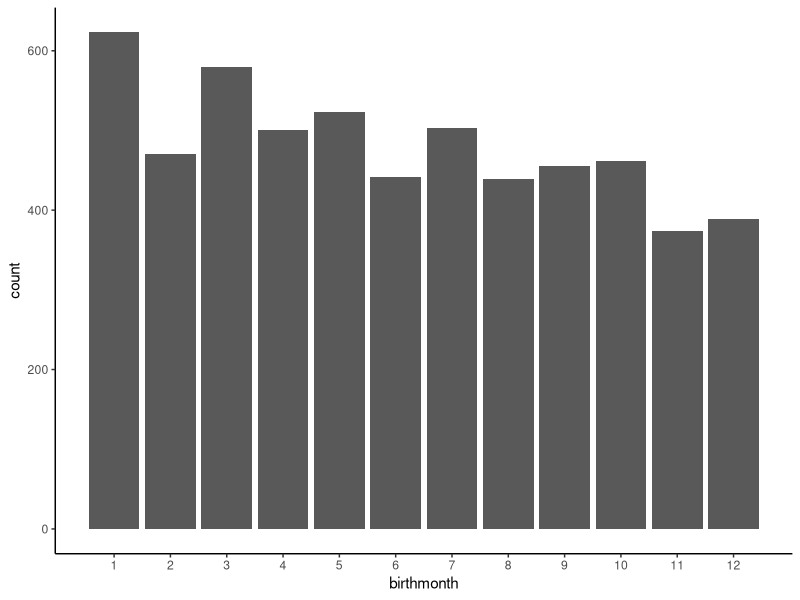
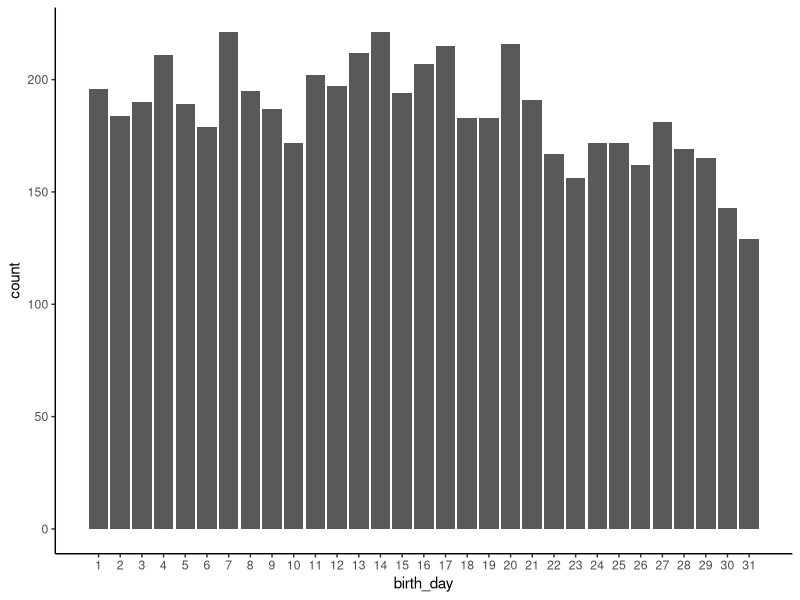

Recreate these plots in R, in order.
##### Description #####
# An R script to look at unique player names

##### Libraries #####
{
  library(lubridate)
  library(readr)
  library(tidyverse)
}

##### Load Data #####
player_data <- read_csv("cleaned_data/nrl/player_data.csv")

##### Analysis #####
###### Birthdates ######
player_data |>
  group_by(birthdate) |>
  summarise(count = n(), .groups = "drop") |>
  arrange(desc(count)) |>
  drop_na() |>
  View()

###### Birth months ######
player_data |>
  mutate(birthmonth = as.numeric(month(birthday))) |>
  group_by(birthmonth) |>
  summarise(count = n(), .groups = "drop") |>
  arrange(desc(count)) |>
  drop_na() |>
  ggplot() +
  geom_bar(aes(x = birthmonth, y = count), stat = "identity") +
  theme_classic() +
  scale_x_continuous(breaks = 1:12)

###### Birth days ######
player_data |>
  mutate(birth_day = as.numeric(day(birthday))) |>
  group_by(birth_day) |>
  summarise(count = n(), .groups = "drop") |>
  arrange(desc(count)) |>
  drop_na() |>
  ggplot() +
  geom_bar(aes(x = birth_day, y = count), stat = "identity") +
  theme_classic() +
  scale_x_continuous(breaks = 1:31)


###### Team of birthday ######
player_data |>
  filter(year(birthday) > 1980) |>
  group_by(birthdate) |>
  summarise(count = n(), .groups = "drop") |>
  arrange(desc(count)) |>
  drop_na() |>
  View()

player_data |>
  filter(year(birthday) > 1980) |>
  filter(birthdate == "20-03")
